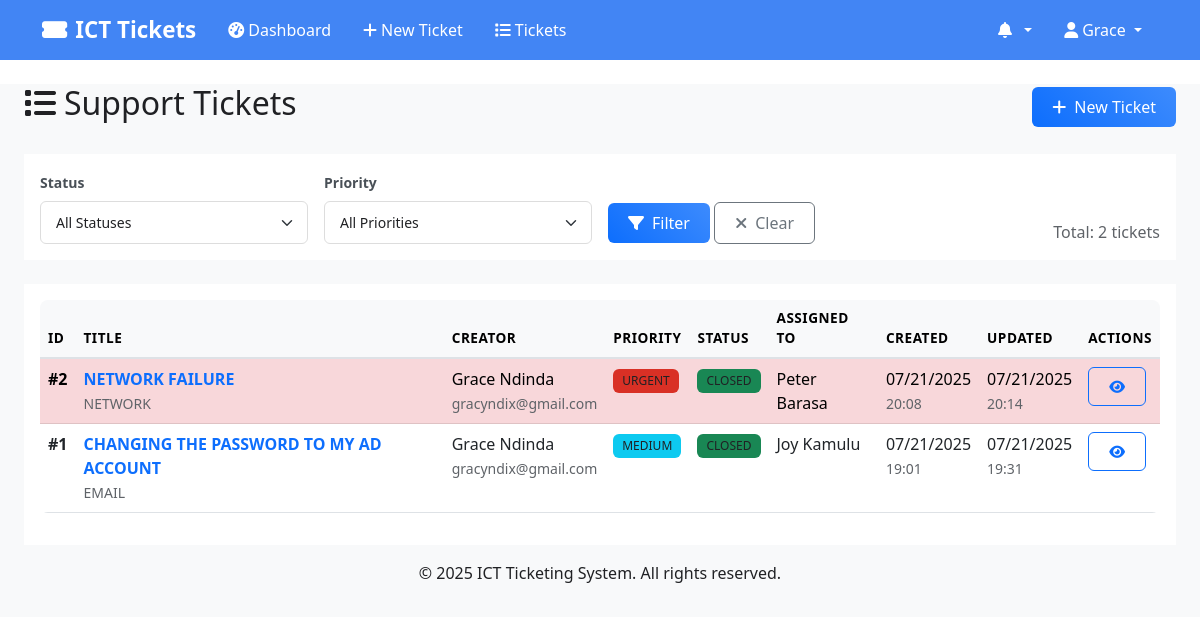
Screenshot of /tickets (signed in) with the database file from the repository.
### models.py (models this page shows, shortened)
class User(UserMixin, db.Model):
    __tablename__ = 'users'
    id = db.Column(db.Integer, primary_key=True)
    username = db.Column(db.String(80), unique=True, nullable=False)
    email = db.Column(db.String(120), unique=True, nullable=False)
    phone = db.Column(db.String(20), nullable=True)
    password_hash = db.Column(db.String(256), nullable=False)
    first_name = db.Column(db.String(50), nullable=False)
    last_name = db.Column(db.String(50), nullable=False)
    role = db.Column(db.String(20), nullable=False)  # 'user', 'tech', 'admin'
    department_id = db.Column(db.Integer, db.ForeignKey('departments.id'), nullable=True)
    is_active = db.Column(db.Boolean, default=True)
    created_at = db.Column(db.DateTime, default=datetime.utcnow)
    updated_at = db.Column(db.DateTime, default=datetime.utcnow, onupdate=datetime.utcnow)
    department = db.relationship('Department', backref='users')
    created_tickets = db.relationship('Ticket', foreign_keys='Ticket.created_by_id', backref='creator')
    assigned_tickets = db.relationship('Ticket', foreign_keys='Ticket.assigned_to_id', backref='assignee')
    @property
    def full_name(self):
        return f"{self.first_name} {self.last_name}"

class Ticket(db.Model):
    __tablename__ = 'tickets'
    id = db.Column(db.Integer, primary_key=True)
    title = db.Column(db.String(200), nullable=False)
    description = db.Column(db.Text, nullable=False)
    priority = db.Column(db.String(10), nullable=False)  # 'URGENT', 'HIGH', 'MEDIUM', 'LOW'
    status = db.Column(db.String(20), default='OPEN')  # 'OPEN', 'IN_PROGRESS', 'RESOLVED', 'CLOSED'
    category = db.Column(db.String(50), nullable=True)
    created_by_id = db.Column(db.Integer, db.ForeignKey('users.id'), nullable=False)
    assigned_to_id = db.Column(db.Integer, db.ForeignKey('users.id'), nullable=True)
    created_at = db.Column(db.DateTime, default=datetime.utcnow)
    updated_at = db.Column(db.DateTime, default=datetime.utcnow, onupdate=datetime.utcnow)
    resolved_at = db.Column(db.DateTime, nullable=True)
    closed_at = db.Column(db.DateTime, nullable=True)
    comments = db.relationship('TicketComment', backref='ticket', cascade='all, delete-orphan')
    notifications = db.relationship('Notification', backref='ticket', cascade='all, delete-orphan')
    @property
    def priority_color(self):
        colors = {
            'URGENT': 'danger',
            'HIGH': 'warning',
            'MEDIUM': 'info',
            'LOW': 'success'
        }
        return colors.get(self.priority, 'secondary')
    @property
    def status_color(self):
        colors = {
            'OPEN': 'primary',
            'IN_PROGRESS': 'warning',
            'RESOLVED': 'info',
            'CLOSED': 'success'
        }
        return colors.get(self.status, 'secondary')

### routes.py (the view)
@app.route('/tickets')
@login_required
def list_tickets():
    page = request.args.get('page', 1, type=int)
    status_filter = request.args.get('status', '')
    priority_filter = request.args.get('priority', '')
    query = Ticket.query
    if current_user.role == 'user':
        query = query.filter_by(created_by_id=current_user.id)
    elif current_user.role == 'tech':
        query = query.filter(
            (Ticket.assigned_to_id == current_user.id) |
            (Ticket.assigned_to_id == None)
        )
    if status_filter:
        query = query.filter_by(status=status_filter)
    if priority_filter:
        query = query.filter_by(priority=priority_filter)
    tickets = query.order_by(Ticket.created_at.desc()).paginate(
        page=page, per_page=20, error_out=False
    )
    return render_template('ticket_list.html', tickets=tickets)

### templates/ticket_list.html (shortened to what this page needs)
{% extends "base.html" %}
{% block content %}
<div class="container-fluid">
    <div class="row">
        <div class="col-12">
            <div class="d-flex justify-content-between align-items-center mb-4">
                <h2><i class="fas fa-list me-2"></i>Support Tickets</h2>
                {% if current_user.role in ['user', 'admin'] %}
                <a href="{{ url_for('create_ticket') }}" class="btn btn-primary">
                    <i class="fas fa-plus me-2"></i>New Ticket
                </a>
                {% endif %}
            </div>
        </div>
    </div>
    <div class="row mb-4">
        <div class="col-12">
            <div class="card">
                <div class="card-body">
                    <form method="GET" class="row g-3 align-items-end">
                        <div class="col-md-3">
                            <label class="form-label">Status</label>
                            <select name="status" class="form-select">
                                <option value="">All Statuses</option>
                            </select>
                        </div>
                        <div class="col-md-3">
                            <label class="form-label">Priority</label>
                            <select name="priority" class="form-select">
                                <option value="">All Priorities</option>
                            </select>
                        </div>
                        <div class="col-md-3">
                            <button type="submit" class="btn btn-primary">
                                <i class="fas fa-filter me-2"></i>Filter
                            </button>
                            <a href="{{ url_for('list_tickets') }}" class="btn btn-outline-secondary">
                                <i class="fas fa-times me-2"></i>Clear
                            </a>
                        </div>
                        <div class="col-md-3 text-end">
                            <span class="text-muted">
                                Total: {{ tickets.total }} tickets
                            </span>
                        </div>
                    </form>
                </div>
            </div>
        </div>
    </div>
    <div class="row">
        <div class="col-12">
            <div class="card">
                <div class="card-body">
                    {% if tickets.items %}
                    <div class="table-responsive">
                        <table class="table table-hover">
                            <thead class="table-light">
                                <tr>
                                    <th>ID</th>
                                    <th>Title</th>
                                    <th>Creator</th>
                                    <th>Priority</th>
                                    <th>Status</th>
                                    <th>Assigned To</th>
                                    <th>Created</th>
                                    <th>Updated</th>
                                    <th>Actions</th>
                                </tr>
                            </thead>
                            <tbody>
                                {% for ticket in tickets.items %}
                                <tr class="{% if ticket.priority == 'URGENT' %}table-danger{% endif %}">
                                    <td><strong>#{{ ticket.id }}</strong></td>
                                    <td>
                                        <a href="{{ url_for('view_ticket', ticket_id=ticket.id) }}"
                                           class="text-decoration-none fw-bold">
                                            {{ ticket.title[:50] }}{% if ticket.title|length > 50 %}...{% endif %}
                                        </a>
                                        <br>
                                        <small class="text-muted">{{ ticket.category }}</small>
                                    </td>
                                    <td>
                                        {{ ticket.creator.full_name }}<br>
                                        <small class="text-muted">{{ ticket.creator.email }}</small>
                                    </td>
                                    <td>
                                        <span class="badge bg-{{ ticket.priority_color }}">
                                            {{ ticket.priority }}
                                        </span>
                                    </td>
                                    <td>
                                        <span class="badge bg-{{ ticket.status_color }}">
                                            {{ ticket.status.replace('_', ' ') }}
                                        </span>
                                    </td>
                                    <td>
                                        {% if ticket.assignee %}
                                        {{ ticket.assignee.full_name }}
                                        {% else %}
                                        <span class="text-muted">Unassigned</span>
                                        {% endif %}
                                    </td>
                                    <td>
                                        {{ ticket.created_at.strftime('%m/%d/%Y') }}<br>
                                        <small class="text-muted">{{ ticket.created_at.strftime('%H:%M') }}</small>
                                    </td>
                                    <td>
                                        {% if ticket.updated_at != ticket.created_at %}
                                        {{ ticket.updated_at.strftime('%m/%d/%Y') }}<br>
                                        <small class="text-muted">{{ ticket.updated_at.strftime('%H:%M') }}</small>
                                        {% else %}
                                        <span class="text-muted">-</span>
                                        {% endif %}
                                    </td>
                                    <td>
                                        <div class="btn-group" role="group">
                                            <a href="{{ url_for('view_ticket', ticket_id=ticket.id) }}"
                                               class="btn btn-sm btn-outline-primary">
                                                <i class="fas fa-eye"></i>
                                            </a>
                                        </div>
                                    </td>
                                </tr>
                                {% endfor %}
                            </tbody>
                        </table>
                    </div>
                    {% endif %}
                </div>
            </div>
        </div>
    </div>
</div>
{% endblock %}

### templates/base.html (shortened to what this page needs)
<!DOCTYPE html>
<html lang="en">
<head>
    <link href="https://cdn.jsdelivr.net/npm/bootstrap@5.3.0/dist/css/bootstrap.min.css" rel="stylesheet">
    <link href="https://cdnjs.cloudflare.com/ajax/libs/font-awesome/6.4.0/css/all.min.css" rel="stylesheet">
    <link href="{{ url_for('static', filename='css/style.css') }}" rel="stylesheet">
</head>
<body>
    <nav class="navbar navbar-expand-lg shadow-sm" style="background-color: #4285f4 !important;">
        <div class="container" style="background-color: #4285f4;">
            <a class="navbar-brand" href="{{ url_for('dashboard' if current_user.is_authenticated else 'index') }}" style="color: #ffffff !important; font-weight: 600;">
                <i class="fas fa-ticket-alt me-2"></i>ICT Tickets
            </a>
            {% if current_user.is_authenticated %}
            <div class="collapse navbar-collapse" id="navbarNav">
                <ul class="navbar-nav me-auto">
                    <li class="nav-item">
                        <a class="nav-link" href="{{ url_for('dashboard') }}" style="color: #ffffff !important; font-weight: 500;">
                            <i class="fas fa-tachometer-alt me-1"></i>Dashboard
                        </a>
                    </li>
                    {% if current_user.role in ['user', 'admin'] %}
                    <li class="nav-item">
                        <a class="nav-link" href="{{ url_for('create_ticket') }}" style="color: #ffffff !important; font-weight: 500;">
                            <i class="fas fa-plus me-1"></i>New Ticket
                        </a>
                    </li>
                    {% endif %}
                    <li class="nav-item">
                        <a class="nav-link" href="{{ url_for('list_tickets') }}" style="color: #ffffff !important; font-weight: 500;">
                            <i class="fas fa-list me-1"></i>Tickets
                        </a>
                    </li>
                </ul>
                <ul class="navbar-nav">
                    <li class="nav-item dropdown">
                        <a class="nav-link dropdown-toggle" href="#" role="button" data-bs-toggle="dropdown" style="color: #ffffff !important; font-weight: 500;">
                            <i class="fas fa-bell me-1"></i>
                            {% set unread_count = 0 %}
                            {% if current_user.notifications is defined and current_user.notifications %}
                                {% set unread_count = current_user.notifications|selectattr('is_read', 'equalto', False)|list|length %}
                            {% endif %}
                        </a>
                            {% set recent_notifications = [] %}
                            {% if current_user.notifications is defined and current_user.notifications %}
                                {% set recent_notifications = current_user.notifications[:5] %}
                            {% endif %}
                    </li>
                    <li class="nav-item dropdown">
                        <a class="nav-link dropdown-toggle" href="#" role="button" data-bs-toggle="dropdown" style="color: #ffffff !important; font-weight: 500;">
                            <i class="fas fa-user me-1"></i>{{ current_user.first_name }}
                        </a>
                    </li>
                </ul>
            </div>
            {% endif %}
        </div>
    </nav>
    <main class="container-fluid mt-4">
        {% block content %}{% endblock %}
    </main>
    <footer class="bg-light text-center text-muted py-3 mt-5">
        <div class="container">
            <p>&copy; 2025 ICT Ticketing System. All rights reserved.</p>
        </div>
    </footer>
</body>
</html>

### rows the page displays
User: first_name "Grace"
Ticket: id "2", title "NETWORK FAILURE", category "NETWORK", creator.full_name "Grace Ndinda", creator.email "gracyndix@gmail.com", priority "URGENT", status.replace "CLOSED", assignee.full_name "Peter Barasa", created_at "07/21/2025", created_at "20:08", updated_at "07/21/2025", updated_at "20:14"
Ticket: id "1", title "CHANGING THE PASSWORD TO MY AD ACCOUNT", category "EMAIL", creator.full_name "Grace Ndinda", creator.email "gracyndix@gmail.com", priority "MEDIUM", status.replace "CLOSED", assignee.full_name "Joy Kamulu", created_at "07/21/2025", created_at "19:01", updated_at "07/21/2025", updated_at "19:31"

### other values shown
{{ tickets.total }} "2"
